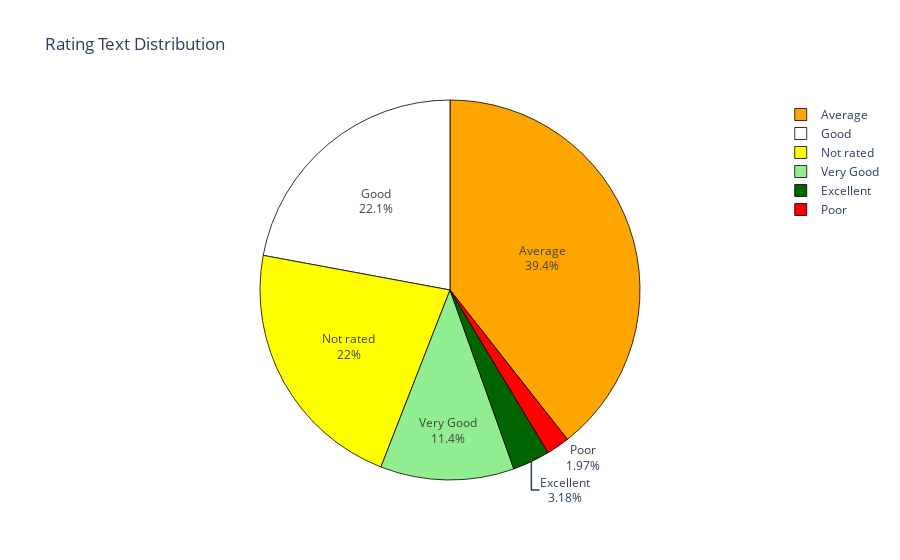

Notebook code for this chart:
### Code cell
fig = px.pie(rating_text_distribution, values='Rating count', names='Rating text',
             title='Rating Text Distribution',
             color_discrete_sequence=['orange','white',
                                      'yellow','lightgreen','darkgreen',
                                      'red'])
fig.update_traces(textinfo='label+percent', hoverinfo='value',
                  marker=dict(line=dict(color='black',width=0.8)))
fig.show()

### Figure 1 — Plotly figure (JSON) as saved in the notebook; plotly's stock layout.template omitted (floating-point values rounded to 4 significant figures)
{"data": [{"domain": {"x": [0, 1], "y": [0, 1]}, "hoverinfo": "value", "hovertemplate": "Rating text=%{label}<br>Rating count=%{value}<extra></extra>", "labels": ["Average", "Excellent", "Good", "Not rated", "Poor", "Very Good"], "legendgroup": "", "marker": {"line": {"color": "black", "width": 0.8}}, "name": "", "showlegend": true, "textinfo": "label+percent", "type": "pie", "values": [3722, 300, 2086, 2078, 186, 1075]}], "layout": {"legend": {"tracegroupgap": 0}, "piecolorway": ["orange", "white", "yellow", "lightgreen", "darkgreen", "red"], "title": {"text": "Rating Text Distribution"}}}
